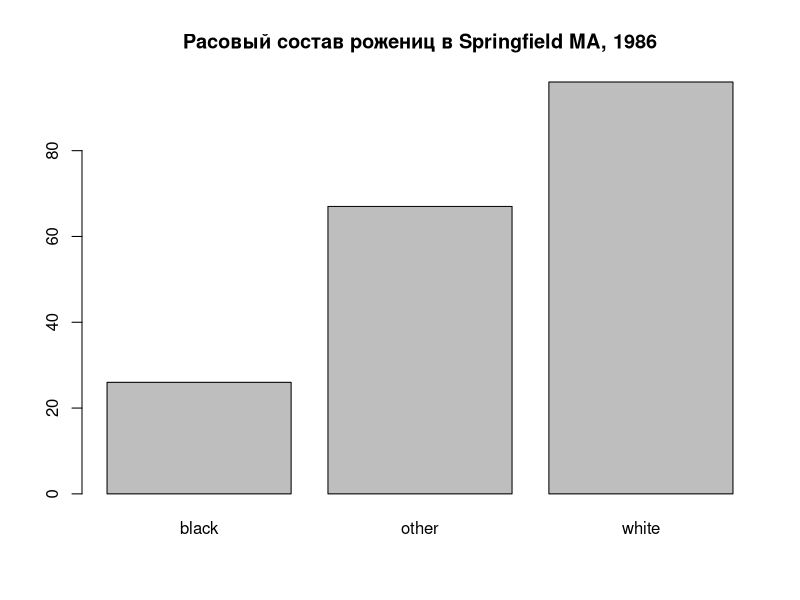
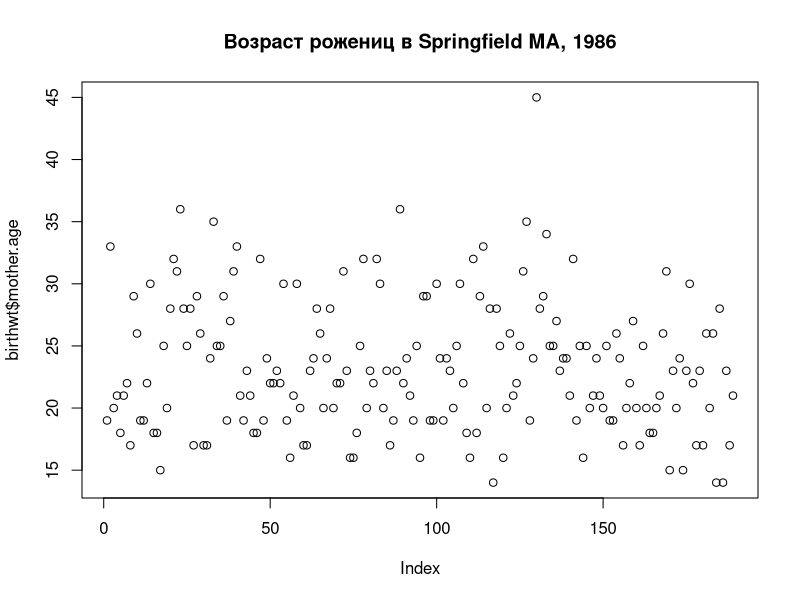
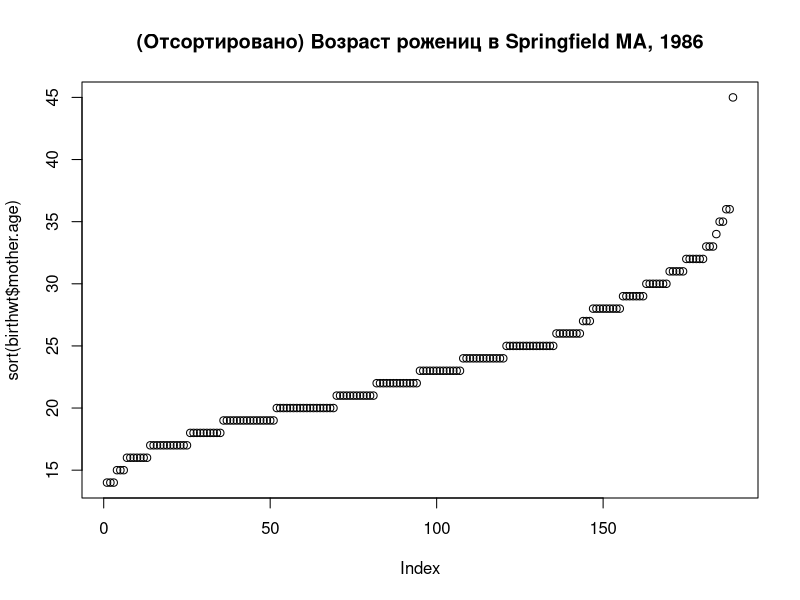
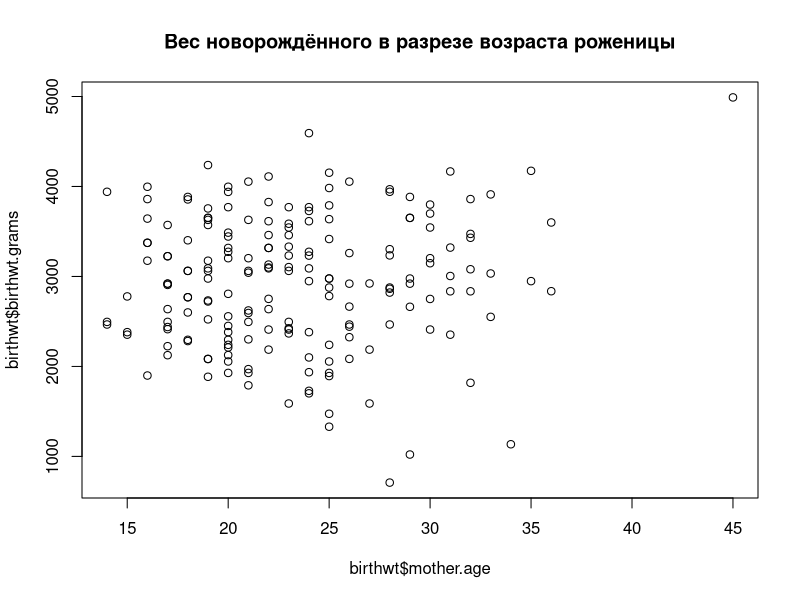
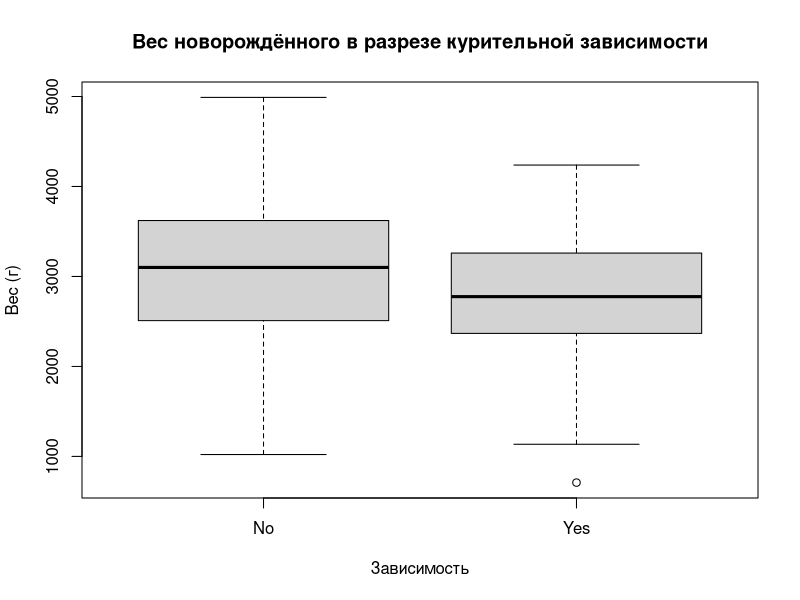
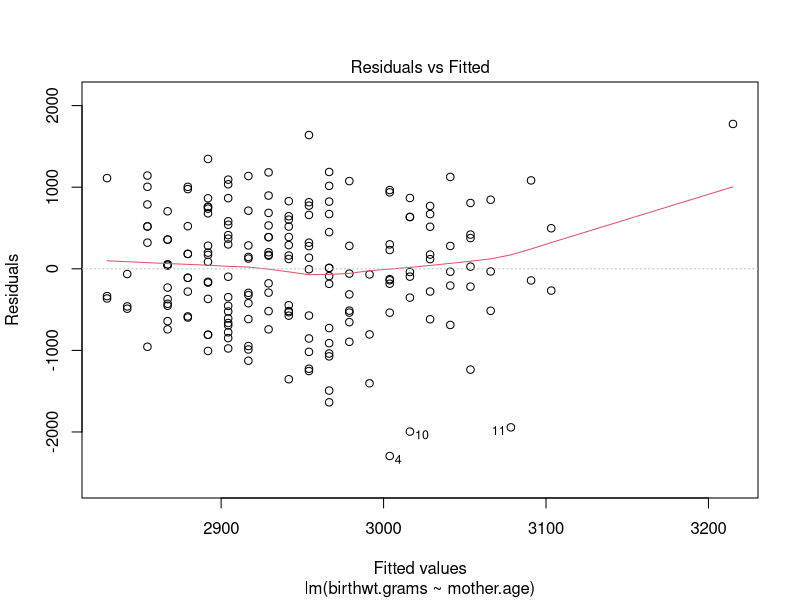
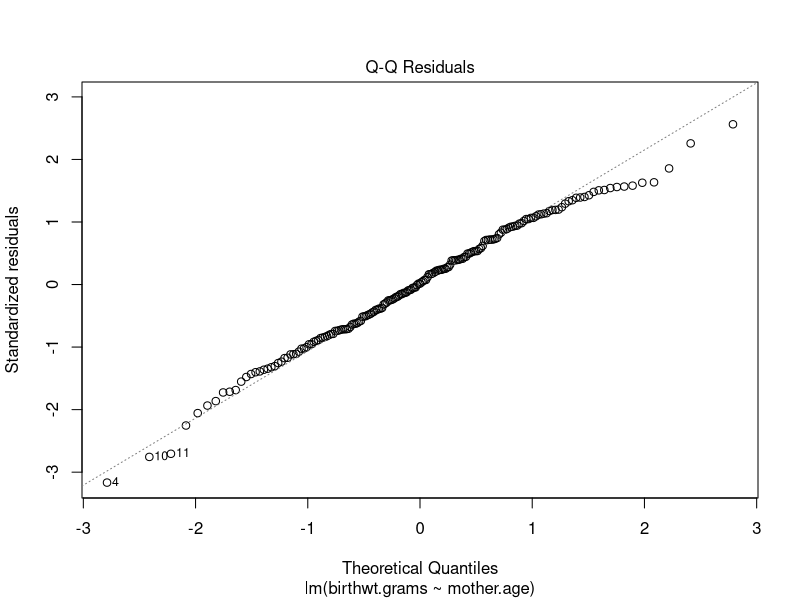
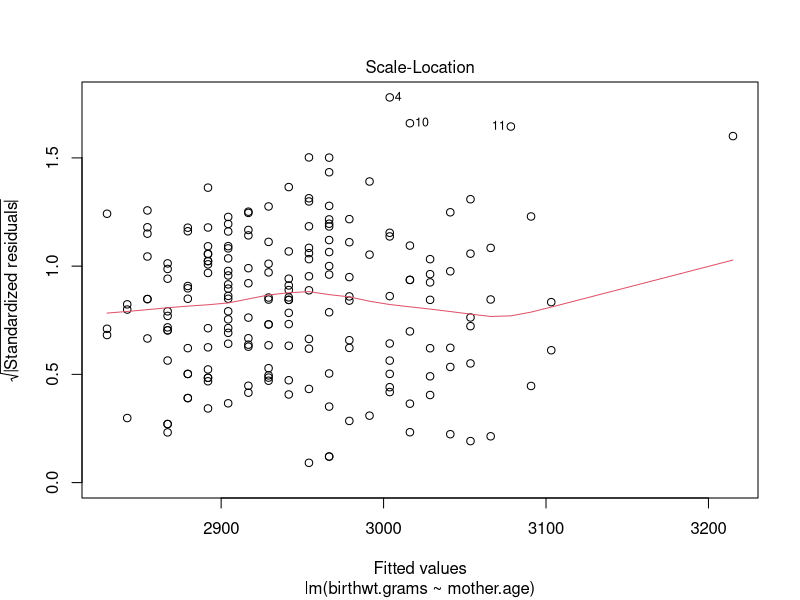

These figures' R source, in order:
library(MASS)
data(birthwt)
summary(birthwt)

help(birthwt)

colnames(birthwt)

colnames(birthwt) <- c("birthwt.below.2500", "mother.age", 
                       "mother.weight", "race",
                       "mother.smokes", "previous.prem.labor", 
                       "hypertension", "uterine.irr",
                       "doctor.visits", "birthwt.grams")

  birthwt$race <- factor(c("white", "black", "other")[birthwt$race])
birthwt$mother.smokes <- factor(c("No", "Yes")[birthwt$mother.smokes + 1])
birthwt$uterine.irr <- factor(c("No", "Yes")[birthwt$uterine.irr + 1])
birthwt$hypertension <- factor(c("No", "Yes")[birthwt$hypertension + 1])

summary(birthwt)

plot (birthwt$race)
title (main = "Расовый состав рожениц в Springfield MA, 1986")

plot (birthwt$mother.age)
title (main = "Возраст рожениц в Springfield MA, 1986")

plot (sort(birthwt$mother.age))
title (main = "(Отсортировано) Возраст рожениц в Springfield MA, 1986")
  
plot (birthwt$mother.age, birthwt$birthwt.grams)
title (main = "Вес новорождённого в разрезе возраста роженицы")

plot (birthwt$mother.smokes, birthwt$birthwt.grams, 
      main="Вес новорождённого в разрезе курительной зависимости", 
      ylab = "Вес (г)", xlab="Зависимость")

t.test (birthwt$birthwt.grams[birthwt$mother.smokes == "Yes"], 
        birthwt$birthwt.grams[birthwt$mother.smokes == "No"])

linear.model.1 <- lm (birthwt.grams ~ mother.smokes, data=birthwt)
linear.model.1
summary(linear.model.1)

linear.model.2 <- lm (birthwt.grams ~ mother.age, data=birthwt)
linear.model.2
summary(linear.model.1)

plot(linear.model.2)



birthwt.noout <- birthwt[birthwt$mother.age <= 40,]
linear.model.3 <- lm (birthwt.grams ~ mother.age, data=birthwt.noout)
linear.model.3
summary(linear.model.3)
plot(birthwt$mother.age, birthwt$birthwt.grams)
abline(linear.model.3)

linear.model.3a <- lm (birthwt.grams ~ + mother.smokes + mother.age, data=birthwt.noout)
summary(linear.model.3a)
coef(linear.model.3a)

plot(linear.model.3a)

linear.model.4 <- lm (birthwt.grams ~ ., data=birthwt.noout)
linear.model.4

linear.model.4a <- lm (birthwt.grams ~ . - birthwt.below.2500, data=birthwt.noout)
summary(linear.model.4a)
plot(linear.model.4a)

glm.0 <- glm (birthwt.below.2500 ~ . - birthwt.grams, data=birthwt.noout)
plot(glm.0)

glm.1 <- glm (birthwt.below.2500 ~ . - birthwt.grams, data=birthwt.noout, family=binomial(link=logit))
summary(glm.1)
plot(glm.1)

odds <- seq(1, nrow(birthwt.noout), by=2)
birthwt.in <- birthwt.noout[odds,]
birthwt.out <- birthwt.noout[-odds,]

linear.model.half <- lm (birthwt.grams ~ . - birthwt.below.2500, data=birthwt.in)
summary (linear.model.half)

birthwt.predict <- predict (linear.model.half)
cor (birthwt.in$birthwt.grams, birthwt.predict)
plot (birthwt.in$birthwt.grams, birthwt.predict)

birthwt.predict.out <- predict (linear.model.half, birthwt.out)
cor (birthwt.out$birthwt.grams, birthwt.predict.out)
plot (birthwt.out$birthwt.grams, birthwt.predict.out)
